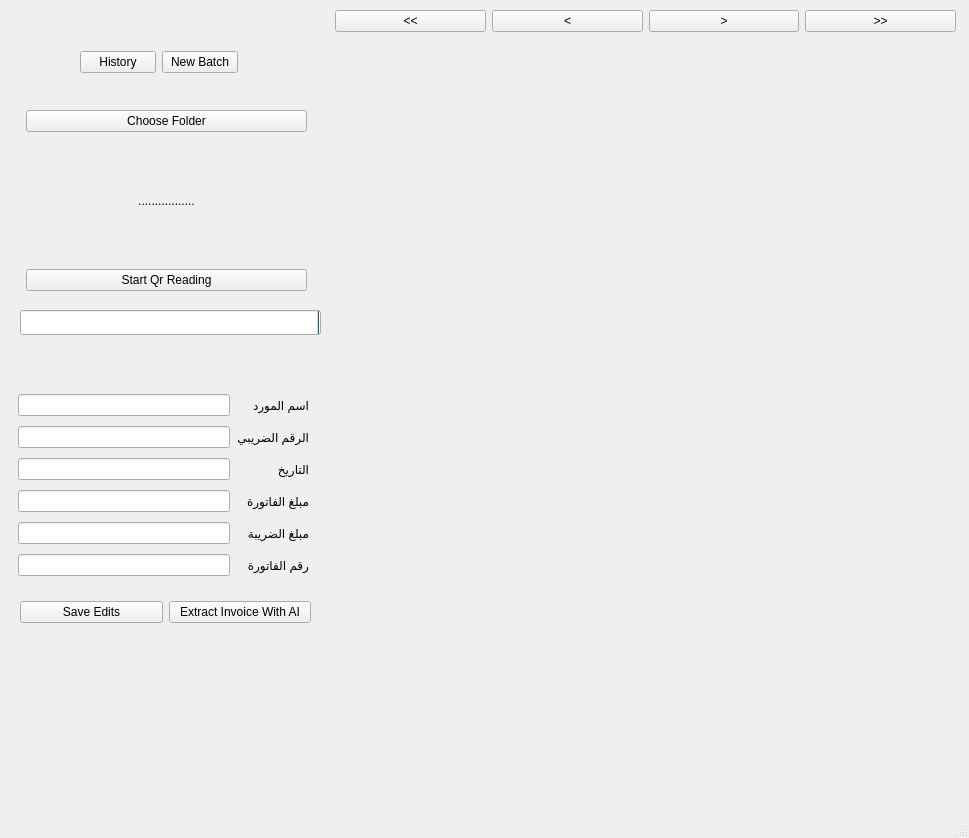
<?xml version="1.0" encoding="UTF-8"?>
<ui version="4.0">
 <class>MainWindow</class>
 <widget class="QMainWindow" name="MainWindow">
  <property name="geometry">
   <rect>
    <x>0</x>
    <y>0</y>
    <width>969</width>
    <height>838</height>
   </rect>
  </property>
  <property name="windowTitle">
   <string>MainWindow</string>
  </property>
  <widget class="QWidget" name="centralwidget">
   <widget class="QProgressBar" name="progressBar">
    <property name="geometry">
     <rect>
      <x>20</x>
      <y>310</y>
      <width>301</width>
      <height>25</height>
     </rect>
    </property>
    <property name="layoutDirection">
     <enum>Qt::RightToLeft</enum>
    </property>
    <property name="autoFillBackground">
     <bool>true</bool>
    </property>
    <property name="value">
     <number>0</number>
    </property>
   </widget>
   <widget class="QWidget" name="layoutWidget">
    <property name="geometry">
     <rect>
      <x>18</x>
      <y>390</y>
      <width>291</width>
      <height>191</height>
     </rect>
    </property>
    <layout class="QGridLayout" name="gridLayout">
     <item row="4" column="0">
      <widget class="QLineEdit" name="vatamount_lineedit"/>
     </item>
     <item row="4" column="1">
      <widget class="QLabel" name="label_5">
       <property name="text">
        <string>مبلغ الضريبة</string>
       </property>
      </widget>
     </item>
     <item row="3" column="1">
      <widget class="QLabel" name="label_4">
       <property name="text">
        <string>مبلغ الفاتورة</string>
       </property>
      </widget>
     </item>
     <item row="2" column="1">
      <widget class="QLabel" name="label_3">
       <property name="text">
        <string>التاريخ</string>
       </property>
      </widget>
     </item>
     <item row="3" column="0">
      <widget class="QLineEdit" name="total_lineedit"/>
     </item>
     <item row="6" column="0">
      <widget class="QLineEdit" name="invoicenumber_lineedit"/>
     </item>
     <item row="0" column="0">
      <widget class="QLineEdit" name="vendor_lineedit"/>
     </item>
     <item row="2" column="0">
      <widget class="QLineEdit" name="date_lineedit"/>
     </item>
     <item row="0" column="1">
      <widget class="QLabel" name="label">
       <property name="text">
        <string>اسم المورد</string>
       </property>
      </widget>
     </item>
     <item row="1" column="1">
      <widget class="QLabel" name="label_2">
       <property name="text">
        <string>الرقم الضريبي</string>
       </property>
      </widget>
     </item>
     <item row="1" column="0">
      <widget class="QLineEdit" name="vatid_lineedit"/>
     </item>
     <item row="6" column="1">
      <widget class="QLabel" name="label_6">
       <property name="frameShape">
        <enum>QFrame::NoFrame</enum>
       </property>
       <property name="text">
        <string>رقم الفاتورة</string>
       </property>
      </widget>
     </item>
    </layout>
   </widget>
   <widget class="QWidget" name="layoutWidget">
    <property name="geometry">
     <rect>
      <x>335</x>
      <y>10</y>
      <width>621</width>
      <height>791</height>
     </rect>
    </property>
    <layout class="QGridLayout" name="gridLayout_2">
     <item row="0" column="2">
      <widget class="QPushButton" name="next">
       <property name="text">
        <string>&gt;</string>
       </property>
      </widget>
     </item>
     <item row="0" column="0">
      <widget class="QPushButton" name="first">
       <property name="text">
        <string>&lt;&lt;</string>
       </property>
      </widget>
     </item>
     <item row="0" column="1">
      <widget class="QPushButton" name="previous">
       <property name="text">
        <string>&lt;</string>
       </property>
      </widget>
     </item>
     <item row="0" column="3">
      <widget class="QPushButton" name="last">
       <property name="text">
        <string>&gt;&gt;</string>
       </property>
      </widget>
     </item>
     <item row="1" column="0" colspan="4">
      <widget class="QLabel" name="label_7">
       <property name="text">
        <string/>
       </property>
       <property name="scaledContents">
        <bool>true</bool>
       </property>
      </widget>
     </item>
    </layout>
   </widget>
   <widget class="QWidget" name="layoutWidget">
    <property name="geometry">
     <rect>
      <x>26</x>
      <y>110</y>
      <width>281</width>
      <height>181</height>
     </rect>
    </property>
    <layout class="QGridLayout" name="gridLayout_3">
     <item row="1" column="0">
      <widget class="QLabel" name="folder_path_label">
       <property name="text">
        <string>.................</string>
       </property>
       <property name="alignment">
        <set>Qt::AlignCenter</set>
       </property>
      </widget>
     </item>
     <item row="0" column="0">
      <widget class="QPushButton" name="browseButton1">
       <property name="text">
        <string>Choose Folder</string>
       </property>
      </widget>
     </item>
     <item row="2" column="0">
      <widget class="QPushButton" name="convertButton">
       <property name="text">
        <string>Start Qr Reading</string>
       </property>
      </widget>
     </item>
    </layout>
   </widget>
   <widget class="QWidget" name="layoutWidget">
    <property name="geometry">
     <rect>
      <x>20</x>
      <y>600</y>
      <width>291</width>
      <height>25</height>
     </rect>
    </property>
    <layout class="QGridLayout" name="gridLayout_4">
     <item row="0" column="1">
      <widget class="QPushButton" name="ai_button">
       <property name="text">
        <string>Extract Invoice With AI</string>
       </property>
      </widget>
     </item>
     <item row="0" column="0">
      <widget class="QPushButton" name="save">
       <property name="text">
        <string>Save Edits</string>
       </property>
      </widget>
     </item>
    </layout>
   </widget>
   <widget class="QWidget" name="layoutWidget">
    <property name="geometry">
     <rect>
      <x>80</x>
      <y>50</y>
      <width>158</width>
      <height>25</height>
     </rect>
    </property>
    <layout class="QGridLayout" name="gridLayout_5">
     <item row="0" column="0">
      <widget class="QPushButton" name="previous_extractions">
       <property name="text">
        <string>History</string>
       </property>
      </widget>
     </item>
     <item row="0" column="1">
      <widget class="QPushButton" name="new_batch">
       <property name="text">
        <string>New Batch</string>
       </property>
      </widget>
     </item>
    </layout>
   </widget>
  </widget>
  <widget class="QMenuBar" name="menubar">
   <property name="geometry">
    <rect>
     <x>0</x>
     <y>0</y>
     <width>969</width>
     <height>21</height>
    </rect>
   </property>
  </widget>
  <widget class="QStatusBar" name="statusbar"/>
 </widget>
 <resources/>
 <connections/>
</ui>
